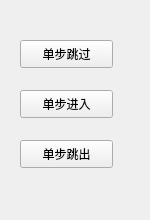
            <widget class="QWidget" name="tab_2">
             <attribute name="title">
              <string>调试模式</string>
             </attribute>
             <widget class="QWidget" name="widget" native="true">
              <property name="geometry">
               <rect>
                <x>10</x>
                <y>10</y>
                <width>131</width>
                <height>201</height>
               </rect>
              </property>
              <widget class="QPushButton" name="pushButton">
               <property name="geometry">
                <rect>
                 <x>10</x>
                 <y>30</y>
                 <width>93</width>
                 <height>28</height>
                </rect>
               </property>
               <property name="text">
                <string>单步跳过</string>
               </property>
              </widget>
              <widget class="QPushButton" name="pushButton_2">
               <property name="geometry">
                <rect>
                 <x>10</x>
                 <y>80</y>
                 <width>93</width>
                 <height>28</height>
                </rect>
               </property>
               <property name="text">
                <string>单步进入</string>
               </property>
              </widget>
              <widget class="QPushButton" name="pushButton_3">
               <property name="geometry">
                <rect>
                 <x>10</x>
                 <y>130</y>
                 <width>93</width>
                 <height>28</height>
                </rect>
               </property>
               <property name="text">
                <string>单步跳出</string>
               </property>
              </widget>
             </widget>
            </widget>
